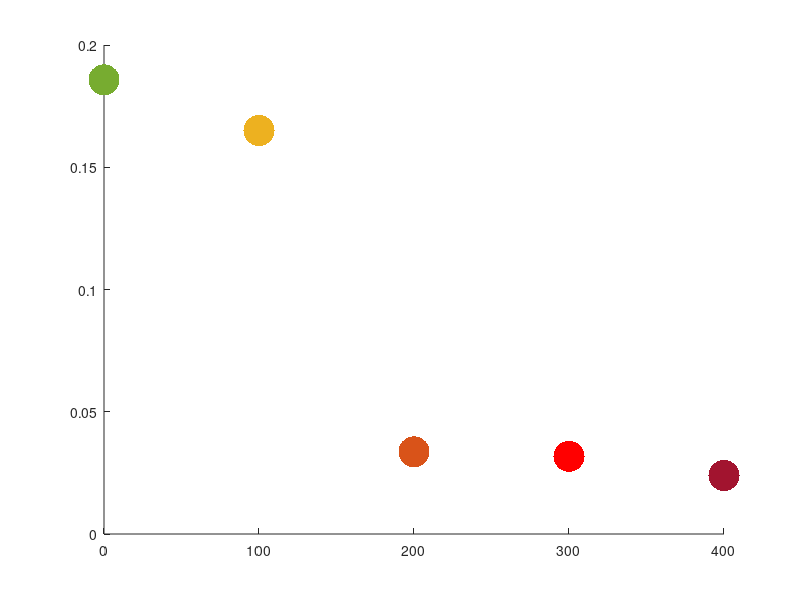

Write the MATLAB code that produced this figure. (Note: this script raises an error after producing the figure.)

rust =    [0.8500, 0.3250, 0.0980];
gold =    [0.9290, 0.6940, 0.1250];
green =   [0.4660, 0.6740, 0.1880];
cherry =  [0.6350, 0.0780, 0.1840];
red =     [1.0, 0.0, 0.0];

myTextFont = 55;
figure
% Read off main plot at x=1430.19 cm^-1 for all y
y = [ 0.18573, 0.16502, 0.033594, 0.031751, 0.023905 ];
x = [ 0, 100, 200, 300. 400 ];
y_upperLim = [0.002097 0.004208 0.001858 0.002292 0.003534]; %read off aoomed in fig2
y_lowerLim = [-0.002097 0.004208 -0.001858 -0.002292 -0.003534];
%scatter(x,y,'*','SizeData',100);
scatter(x(1),y(1),500,green,'filled');
hold on
scatter(x(2),y(2),500,gold,'filled');
scatter(x(3),y(3),500,rust,'filled');
scatter(x(4),y(4),500,red,'filled');
scatter(x(5),y(5),500,cherry,'filled');

% plot stdDev as the array of error bars on the plot...    
errorbar( x,y,y_upperLim, 'LineStyle','none', 'Color', black);

title('');
xlabel('Glucose Concentration (mg/dL)', 'FontSize', myTextFont); % x-axis label
ylabel('Normalized Intensity', 'FontSize', myTextFont); % y-axis label
set(gca,'FontSize',myTextFont,'FontWeight','bold','box','off')
set(gca,'Xtick',0:100:400)
set(gca,'XtickLabel',x(1:end))
hold off